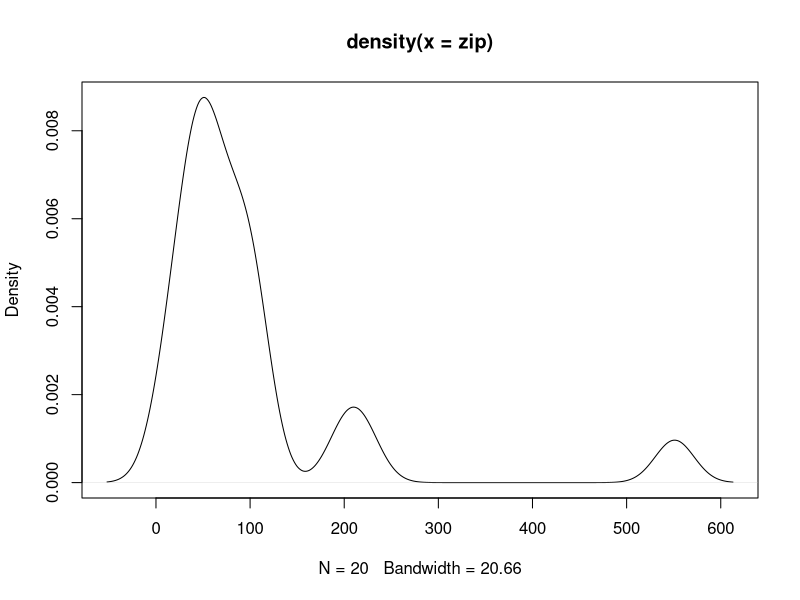
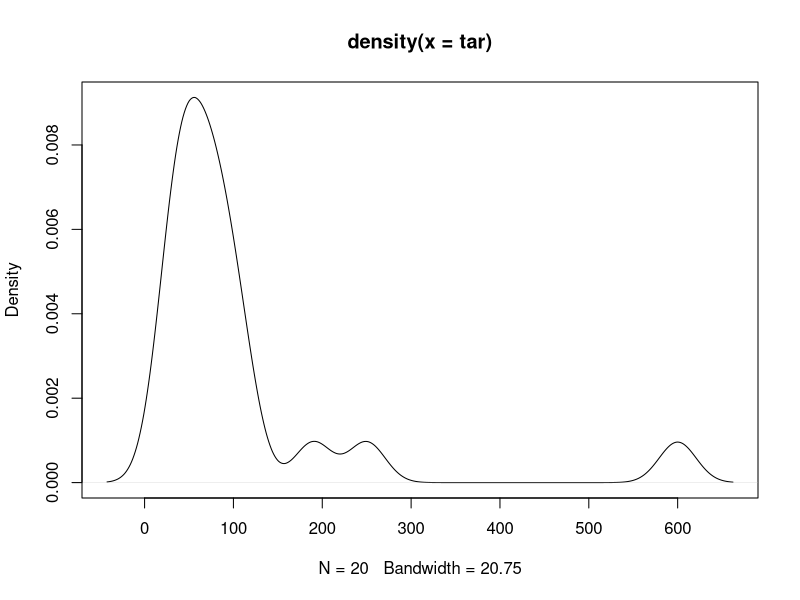

R code for these plots, in order:
#Question 1
x <- c(6, 8, 2, 4, 4, 5)
y <- c(7, 10, 4, 3, 5, 6)
wilcox.test(y,x, paired= FALSE)
data.xy <- c(x,y)
data.xy.rank.small <-rank(data.xy)
data.xy.rank.large <-rank(-data.xy)
t1 <- sum(data.xy.rank.small[data.xy==x]) 
t1.star <- sum(data.xy.rank.large[data.xy==x])
t<-min(t1, t1.star)
t

#Question 2

#A) Are these two groups of sampling paired or independent
#paired, since measuring the difference in population
a <- c(159, 135, 141, 101, 102, 168, 62, 167, 174, 159, 66, 118, 181, 171, 112)
b <- c(214, 159, 169, 202, 103, 119, 200, 109, 132, 142, 194, 104, 219, 119, 234)
wilcox.test(a,b,paired =T)


#C)
diff <- c(a - b) #Calculating the vector containing the differences
diff.abs.rank <- rank(abs(diff)) #rank of all the differences
diff.pos <- diff.abs.rank[diff > 0] #all pos ranks
diff.neg <- diff.abs.rank[diff < 0] #all neg ranks
pos.sum <- sum(diff.pos)
neg.sum <- sum(diff.neg)
T <- min(pos.sum, neg.sum) #T stat!
neg.sum
pos.sum

#Question 3

zip <- c(10, 44, 65, 77, 43, 44, 22, 66, 50, 100, 55, 99, 44, 23, 100, 88, 200, 220, 110, 551)
tar <- c(20, 55, 75, 60, 55, 88, 35, 33, 35, 80, 65, 82, 47, 35, 97, 110, 250, 190, 111, 600)

plot(density(zip)) #not normal
plot(density(tar)) #not normal

diff <- c(zip - tar) #Calculating the vector containing the differences
diff.abs.rank <- rank(abs(diff)) #rank of all the differences
diff.pos <- diff.abs.rank[diff > 0] #all pos ranks
diff.neg <- diff.abs.rank[diff < 0] #all neg ranks
pos.sum <- sum(diff.pos)
neg.sum <- sum(diff.neg)
T <- min(pos.sum, neg.sum) #T stat!
neg.sum
pos.sum

wilcox.test(zip,tar,paired =T)
